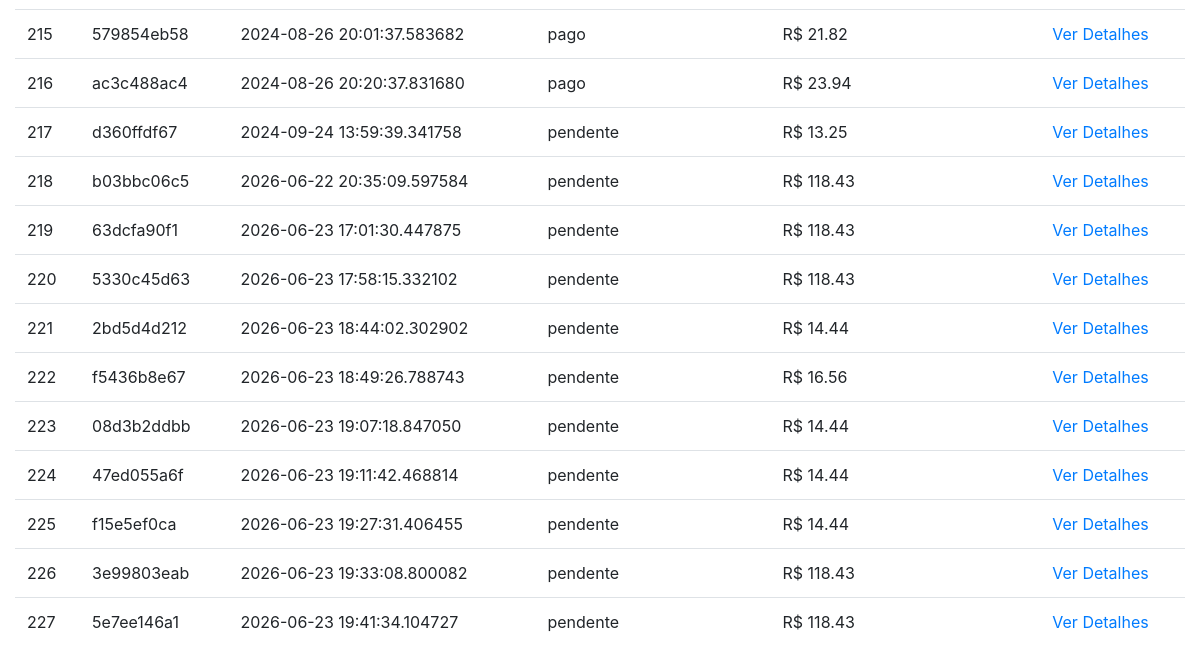
The page /cliente/pedidos (signed in, lower part) on the database as committed earlier.
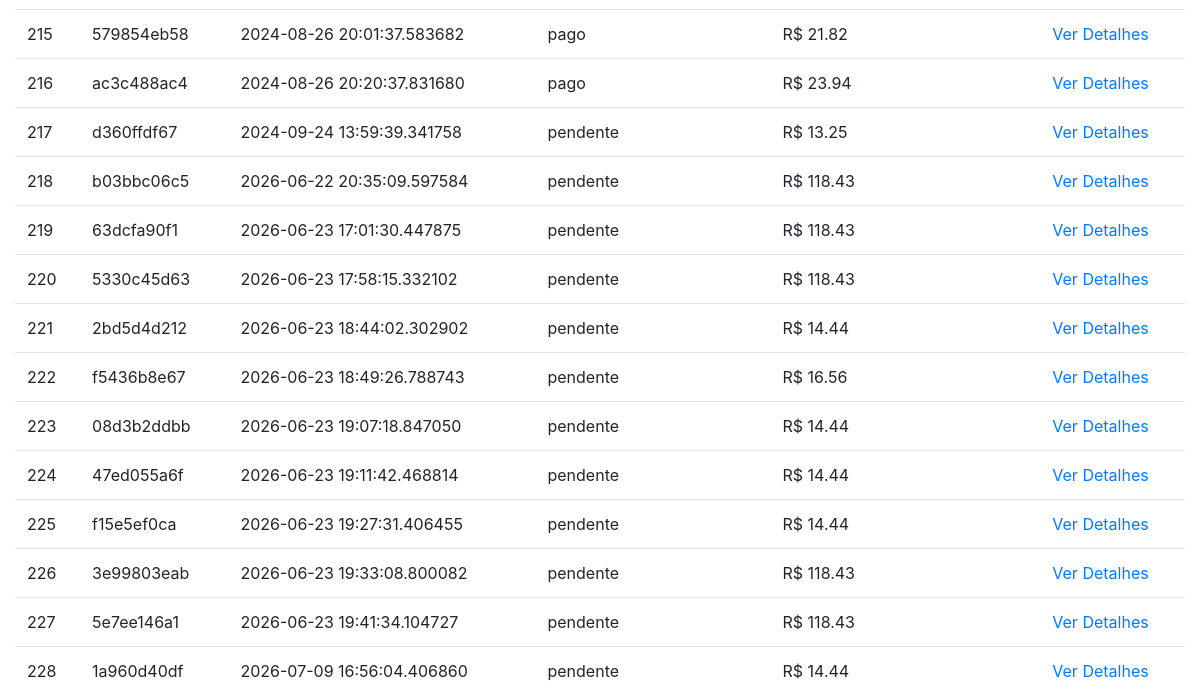
The same page on the database as committed later.
### loja/clientes/model.py (models this page shows, shortened)
class ClientePedido(db.Model):
    id = db.Column(db.Integer, primary_key = True)
    notafiscal = db.Column(db.String(20), unique = True, nullable = False)
    status = db.Column(db.String(20), default = 'pendente', nullable = False)
    cliente_id = db.Column(db.Integer, unique = False, nullable = False)
    data_criado = db.Column(db.DateTime, default = datetime.utcnow, nullable = False)
    pedido = db.Column(JsonEcodedDict)
    total_pago = db.Column(db.Float, nullable=True)  # Novo campo

### loja/clientes/rotas.py (the view)
@app.route('/cliente/pedidos', methods=['GET'])
@login_required
def pedidos_cliente():
    cliente = Cadastrar.query.get(current_user.id)
    pedidos = ClientePedido.query.filter_by(cliente_id=cliente.id).all()
    pedidos_com_clientes = []
    for pedido in pedidos:
        pedidos_com_clientes.append({
            'pedido': pedido,
            'cliente': cliente
        })
    return render_template('cliente/pedidos_cliente.html', pedidos=pedidos_com_clientes)

### loja/clientes/model.py (called while the page is built)
@login_manager.user_loader
def user_carregar(user_id):
    return Cadastrar.query.get(user_id)

    def process_result_value(self, value, dialect):
        if value is None:
            return {}
        else:
            return json.loads(value)

### loja/templates/cliente/pedidos_cliente.html (shortened to what this page needs)
{% extends "layouts.html" %}
{% block content %}
<div class="container-fluid">
    <table class="table">
        <tbody>
            {% for item in pedidos %}
            <tr>
                <td>{{ item.pedido.id }}</td>
                <td>{{ item.pedido.notafiscal }}</td>
                <td>{{ item.pedido.data_criado }}</td>
                <td>{{ item.pedido.status }}</td>
                <td>R$ {{ item.pedido.total_pago if item.pedido.total_pago else 0 }}</td>
                <td><a href="{{ url_for('suascompras', pedido_id=item.pedido.id) }}">Ver Detalhes</a></td>
            </tr>
            {% endfor %}
        </tbody>
    </table>
</div>
{% endblock content %}

Rows that differ between the two databases and show on the page:
added ClientePedido: pedido.id "228", pedido.notafiscal "1a960d40df", pedido.data_criado "2026-07-09 16:56:04.406860", pedido.status "pendente", pedido "14.44"
Other text that changed with them:
new list line: "R$ Ver Detalhes"
